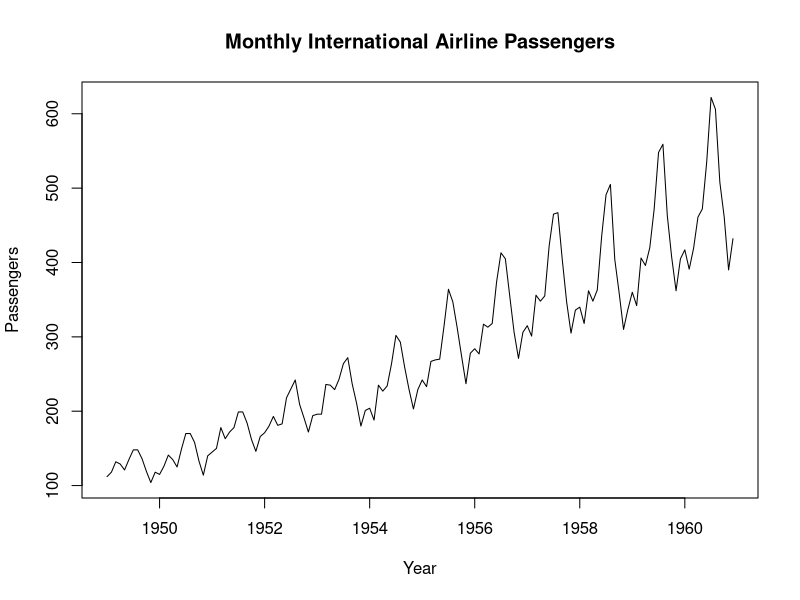
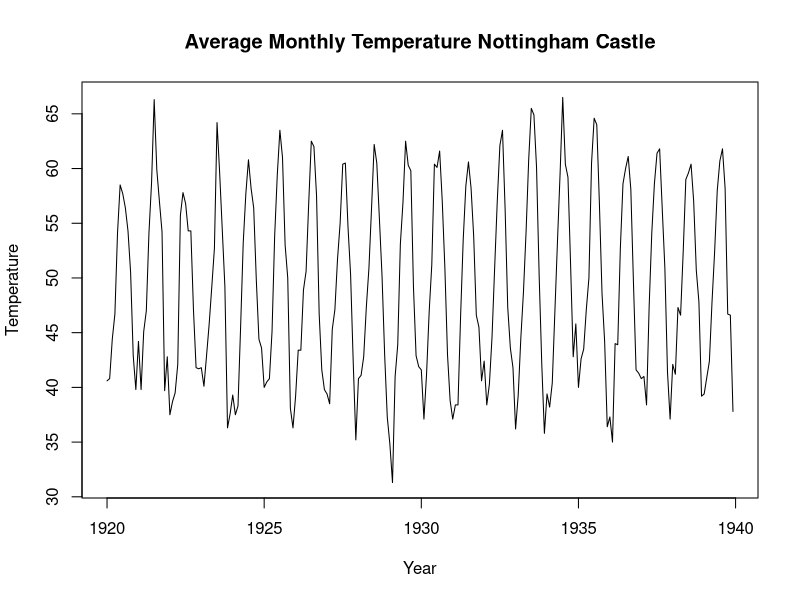
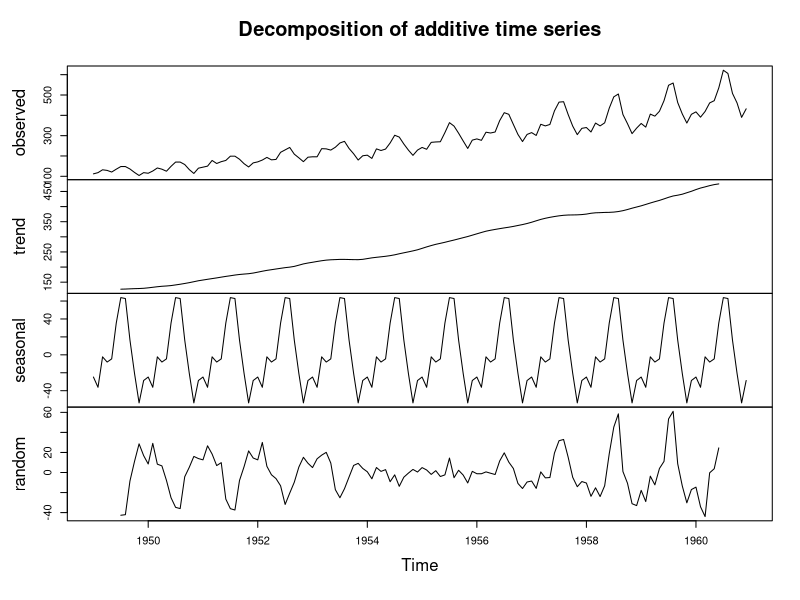
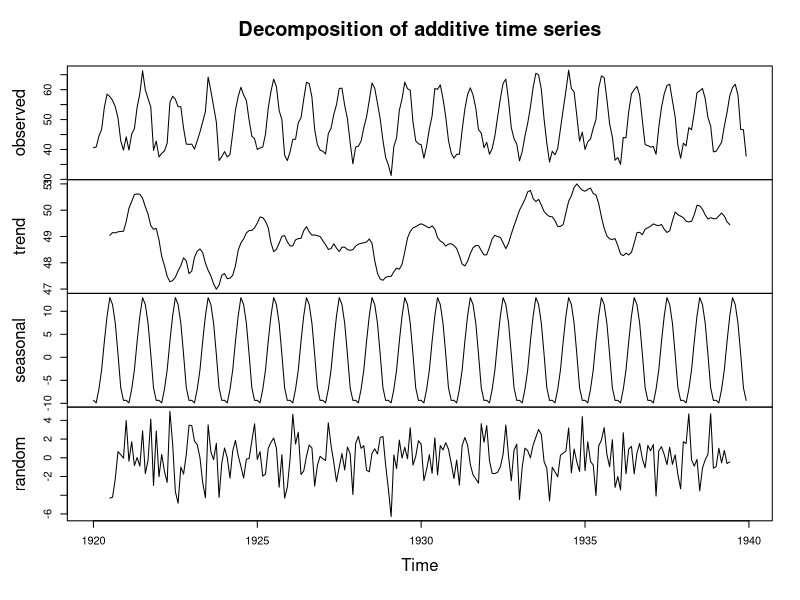
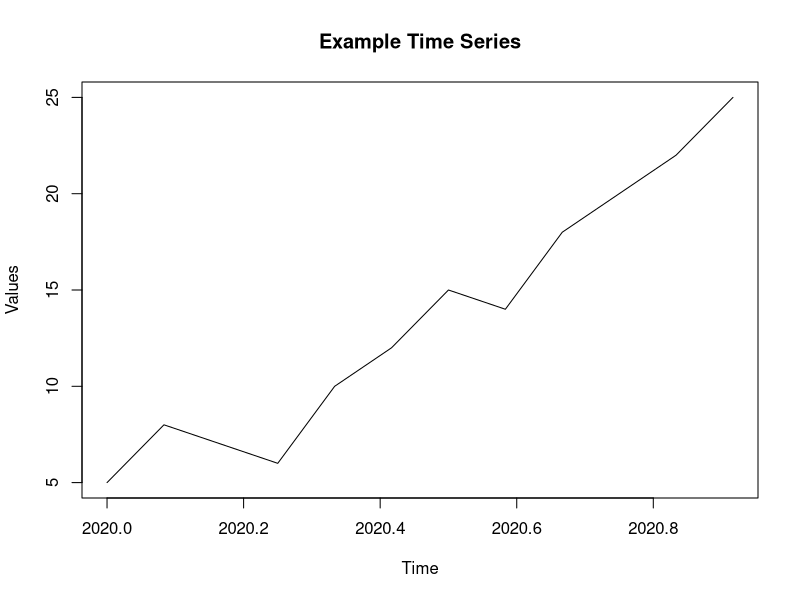
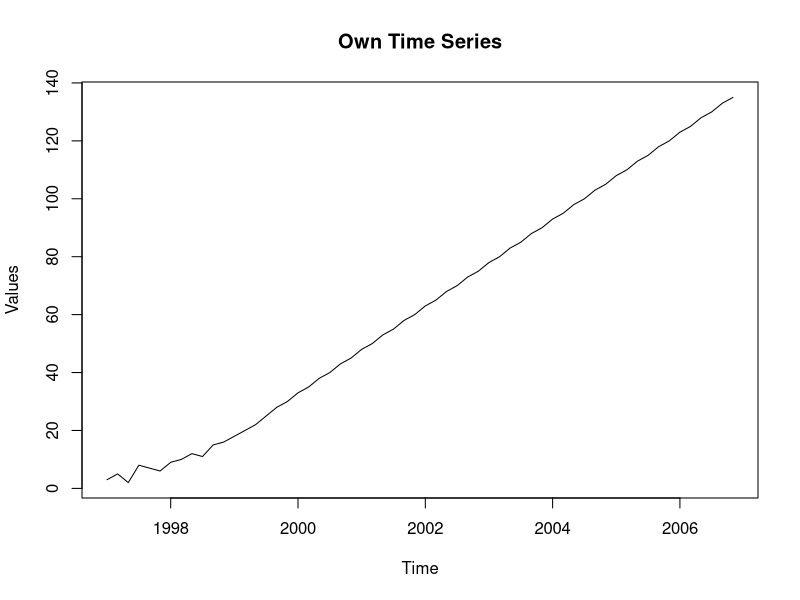
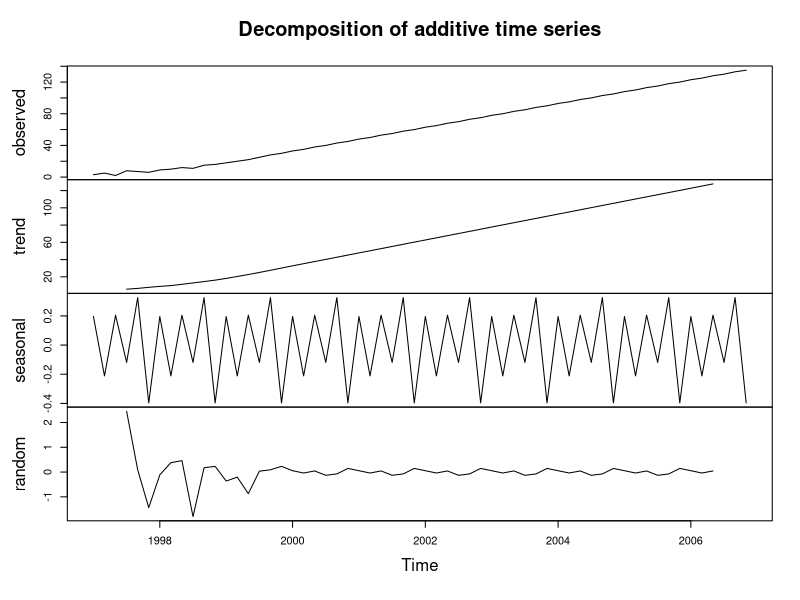

Recreate these plots in R, in order.
# SOC 225: Lab 8
# Anthony Wen
# 07/17/2024
# 5 TASKS

# Welcome to Lab 8! Today, we will dive into the basics of time series data analysis. By the end of this lab, you should be able to plot time series data, understand trends and seasonality, and use the ts() and decompose() functions in R.

# Lab Goals
# -Plotting time series data
# -Understanding trends and seasonality
# -Using ts() and decompose() functions

# BASICS OF TIME SERIES DATA

# Time series data is a sequence of data points recorded at specific time intervals. This type of data is often used to track changes over time, such as stock prices, weather data, and economic indicators.

# Let's start with a simple example of time series data. We will use the built-in AirPassengers dataset in R, which records the monthly totals of international airline passengers from 1949 to 1960.

# We will first convert the AirPassengers data to a time series object using the ts() function and then plot it.
# We'll need to load ggplot2 to gather this dataset.
library(ggplot2)
data("AirPassengers")

# Then we can use ts() to convert it to a time-series object. Type ?ts() in the console to see what you need to generate these kinds of objects.
ap_ts <- ts(AirPassengers, start = c(1949, 1), frequency = 12)

# We can then plot the resulting object, take a look!
plot(ap_ts, main = "Monthly International Airline Passengers", ylab = "Passengers", xlab = "Year")

# There are some useful functions that make time series objects easier to deal with than working with conventional dataframes. Whether or not you use them is up to you!
?nottem
# TASK 1 ***********************************************************************
# Using the above example as a guide, load the nottem dataset (another built-in dataset recording average monthly temperatures at Nottingham Castle), convert it to a time series object and plot it.
data("nottem")
no_ts <- ts(nottem, start = c(1920, 1), frequency = 12)
plot(no_ts, main = "Average Monthly Temperature Nottingham Castle", ylab = "Temperature", xlab = "Year")

# TRENDS AND SEASONALITY

# Time series data often contains underlying patterns, such as trends and seasonality. A trend is a long-term increase or decrease in the data, while seasonality refers to repeating patterns or cycles.

# The decompose() function can be used to separate a time series into its components: trend, seasonal, and random. Type ?decompose() for more information.
ap_decomp <- decompose(ap_ts)

# And then we can plot this object as well.
plot(ap_decomp)

# The resulting graph shows the observed values on top, the overall trend of values in the second row, the seasonal peaks and valleys beneath that, and then the random 'other' in the last row.

# TASK 2 ***********************************************************************
# What time(s) of the year did airline traffic peak? What was the overall trend?
# the overall trend is increasing, the traffic was at its peak around 1960


# TASK 3 ***********************************************************************
# Decompose the nottem time series and plot the decomposed components. What patterns do you see?
no_decomp <- decompose(no_ts)
plot(no_decomp)
#the trend is not like a linear looking line like the plane ones, it's relatively shaky, but overall, the temperature/trend is increasing. Looking at the seasonal part, the weather pattern is cyclical pattern, the temperature is the same.

# MAKING YOUR OWN TIME SERIES DATA

# The ts() function is used to create time series objects in R. It requires the data, start time, and frequency of observations.

# Here we'll create a simple time series object
example_data <- c(5, 8, 7, 6, 10, 12, 15, 14, 18, 20, 22, 25)
example_ts <- ts(example_data, start = c(2020, 1), frequency = 12)

# And plot it
plot(example_ts, main = "Example Time Series", ylab = "Values", xlab = "Time")

# TASK 4 ***********************************************************************
# Create a time series object using the following data: 3, 5, 2, 8, 7, 6, 9, 10, 12, 11, 15, 16, 18, 20, 22, 25, 28, 30, 33, 35, 38, 40, 43, 45, 48, 50, 53, 55, 58, 60, 63, 65, 68, 70, 73, 75, 78, 80, 83, 85, 88, 90, 93, 95, 98, 100, 103, 105, 108, 110, 113, 115, 118, 120, 123, 125, 128, 130, 133, 135.  Assume the data starts from January 1997 and has a biannual frequency. Plot the time series.
noe_data <- c(3, 5, 2, 8, 7, 6, 9, 10, 12, 11, 15, 16, 18, 20, 22, 25, 28, 30, 33, 35, 38, 40, 43, 45, 48, 50, 53, 55, 58, 60, 63, 65, 68, 70, 73, 75, 78, 80, 83, 85, 88, 90, 93, 95, 98, 100, 103, 105, 108, 110, 113, 115, 118, 120, 123, 125, 128, 130, 133, 135)
noe_ts <- ts(noe_data, start = c(1997, 1), frequency = 6)
plot(noe_ts, main = "Own Time Series", ylab = "Values", xlab = "Time")

# TASK 5 ***********************************************************************
# Decompose the time series object you created in TASK 4 and plot the decomposed components. Note any patterns that you see
noe_decomp <- decompose(noe_ts)
plot(noe_decomp)
# the trend is increasing linearl just like the observed values too. The seasonal values also have a similar repeating up down up down pattern with a period of the same pattern around every year or so. The randomness is relatively flat compared to the other ones, and is at the peak in the begining few years, but gets more steady towards the end.

# Conclusion
# In this lab, we explored the basics of time series data analysis. We learned how to create time series objects, plot them, and decompose them into their components. These skills are fundamental for analyzing and interpreting time series data in various domains.

# Be sure to SAVE THIS FILE and upload it into Canvas when you have completed all tasks. Please submit as a .R file.